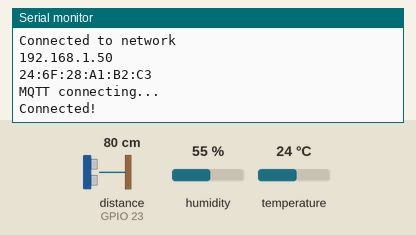
Simulated run of this sketch. Board: ESP32. Shown: the last lines printed to the serial monitor. The inputs (shaded band) are chosen by the test bench; at power-on: distance to the obstacle (sensor on GPIO 23) 80 cm, humidity 55 %, temperature 24 °C. The echo pulse lasts 58.3 µs per cm; WiFi joins after 1.5 s; servers stay silent unless stated; the local clock reads 2024-03-15 10:24:30 at power-on unless the sketch sets it; no MQTT or app messages arrive unless stated.

Above: at 8.7 s.
8.8 s: distance to the obstacle (sensor on GPIO 23) set to 2 cm
At 14.0 s:
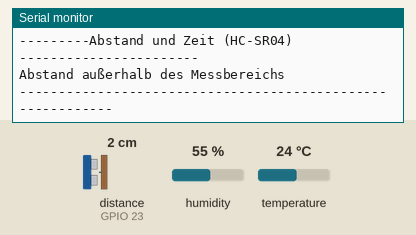
16.3 s: distance to the obstacle (sensor on GPIO 23) set to 4 cm
At 22.95 s:
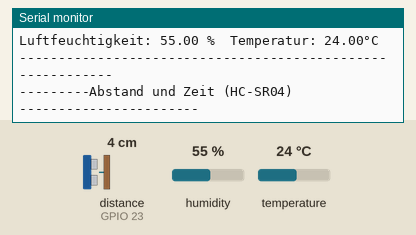

The sketch:

SensorData.ino
```cpp
// library for temperature and humidity
#include "DHT.h"

// library for WLAN and time
#include "WiFi.h"
#include "time.h"

// library for MQTT
#include "PubSubClient.h"


// DHT22 initialize
#define DHTTYPE DHT22
// ESP32 GPIO pin connected to Temp/Humidity Sensor's pin
#define DHTPIN 22
DHT dht(DHTPIN, DHTTYPE);

// HC-SR04 (ultrasonic sensor) initialize
// ESP32 GPIO pin connected to Ultrasonic Sensor's TRIG pin
#define Trigger_AusgangsPin 21
// ESP32 GPIO pin connected to Ultrasonic Sensor's ECHO pin
#define Echo_EingangsPin 23

int maximumRange = 600;
int minimumRange = 2;
long Abstand;
long Dauer;


// MQTT-Server and Topics
const char* mqtt_server = "192.168.23.228";
#define RANGE_TOPIC   "J1.06.1/HWDR/Range"
#define TIME_TOPIC    "J1.06.1/HWDR/Time"
#define TEMP_TOPIC    "J1.06.1/HWDR/Temp"
#define HUMI_TOPIC    "J1.06.1/HWDR/Humi"

// Local network configuration of esp32
// should be pc +100 for IP
IPAddress localIP(192, 168, 23, 212);
IPAddress gateway(192, 168, 23, 1);
IPAddress subnet(255, 255, 255, 0);
IPAddress primaryDNS(192, 168, 10, 222);

// WLAN preferences
const char* ssid = "FRITZ!Box Fon WLAN 7390";
const char* password = "3735033917067700";

// Create an instance of PubSubClient client
WiFiClient espClient;
PubSubClient client(espClient);

// Variables defined to fetch ntp time
const char* ntpServer = "192.168.10.222";
const long  gmtOffset_sec = 3600;
const int   daylightOffset_sec = 3600;


void setup() {
  // Configures static IP address
  if (!WiFi.config(localIP, gateway, subnet)) {
    Serial.println("STA Failed to configure");
  }

  connectToNetwork();
  WiFi.setSleep(false);

  Serial.println(WiFi.localIP());
  Serial.println(WiFi.macAddress());

  //  WiFi.disconnect(true);
  //  Serial.println(WiFi.localIP());

  // configure the MQTT server with IPaddress and port
  client.setServer(mqtt_server, 1883);

  // init and get the time
  configTime(gmtOffset_sec, daylightOffset_sec, ntpServer);

  pinMode(Trigger_AusgangsPin, OUTPUT);
  pinMode(Echo_EingangsPin, INPUT);
  Serial.begin (9600);

  // DHT22 Mearsurement will be started
  dht.begin();
}


void connectToNetwork() {
  // Configures static IP address
  if (!WiFi.config(localIP, gateway, subnet, primaryDNS)) {
    Serial.println("STA Failed to configure");
  }

  WiFi.begin(ssid, password);

  while (WiFi.status() != WL_CONNECTED) {
    delay(2500);
    Serial.println("Establishing connection to WiFi..");
    Serial.println("SSID: " + String(ssid) + " Passwort: " + String(password));
    delay(5000);
  }
  Serial.println("Connected to network");
}

void mqttconnect() {
  // Loop until reconnected
  while (!client.connected()) {
    Serial.println("MQTT connecting... ");

    // Connect now
    // Convert client string into array of character for open connection
    if (client.connect(String("HWDR_ESP32").c_str())) {
      Serial.println("Connected!");
    } else {
      Serial.println("Failed, status code =" + String(client.state()) + ". Try again in 5 seconds...");
    }

    // wait 5 sec
    delay(5000);
  }
}


void loop() {
  // If client was disconnected, try to reconnect
  if (WiFi.status() != WL_CONNECTED) {
    connectToNetwork();
  }
  if (!client.connected()) {
    mqttconnect();
  }

  // START -- console output of humidity and temperature
  Serial.println("\n---------Temperatur und Luftfeuchtigkeit (DHT22) ----------");

  // Measurement of humidity
  float h = dht.readHumidity();
  // Measurement of temperature
  float t1 = dht.readTemperature();

  // The measurements will be tested of errors
  // If an error is detected, a message will be displayed
  if (isnan(h) || isnan(t1)) {
    Serial.println("Error while reading the sensor");
    return;
  }

  // Output at the serial console
  Serial.println("Luftfeuchtigkeit: " + String(h) + " %\tTemperatur: " + String(t1) + "°C");
  Serial.println("-----------------------------------------------------------");
  // END -- console output of humidity and temperature

  client.publish(TEMP_TOPIC, String(t1).c_str(), true);
  client.publish(HUMI_TOPIC, String(h).c_str(), true);

  // fetch current time
  struct tm timeinfo;
  if(!getLocalTime(&timeinfo)){
    Serial.println("Failed to obtain time");
    return;
  }

  // 50 chars should be enough for formatted time value
  char timeStringBuff[50];
  strftime(timeStringBuff, sizeof(timeStringBuff), "%d.%m.%y, %H:%M:%S", &timeinfo);

  // Destination measurement will be started with 10us trigger signals
  digitalWrite(Trigger_AusgangsPin, HIGH);
  delayMicroseconds(10);
  digitalWrite(Trigger_AusgangsPin, LOW);

  // Waiting on echo GPIO pin until signal was returned
  // and time will be measured how long it is active
  Dauer = pulseIn(Echo_EingangsPin, HIGH);

  // Calculating distance with measured time
  Abstand = Dauer/58.2;

  // START -- console output of distance and time
  Serial.println("\n---------Abstand und Zeit (HC-SR04) -----------------------");

  // Check if calculated value is in valid range
  if (Abstand >= maximumRange || Abstand <= minimumRange) {
    // if value is out of range display error message
    Serial.println("Abstand außerhalb des Messbereichs");
    Serial.println("-----------------------------------------------------------");
  } else {
    // if value valid it is printed to std out
    Serial.println("Der Abstand betraegt: " + String(Abstand) + "cm");
    Serial.println("Die Dauer betraegt: " + String(Dauer) + "ms");
    Serial.println("-----------------------------------------------------------");

    client.publish(RANGE_TOPIC, String(Abstand).c_str(), true);
    delay(5000);
    client.publish(TIME_TOPIC, String(Dauer).c_str(), true);
  }
  // END -- console output of distance and time


  // wait 10 sec
  delay(10000);
}
```

Measured:
- after the input at 8.8 s, the serial monitor: prints a new line after 3.9 s (image 1)
